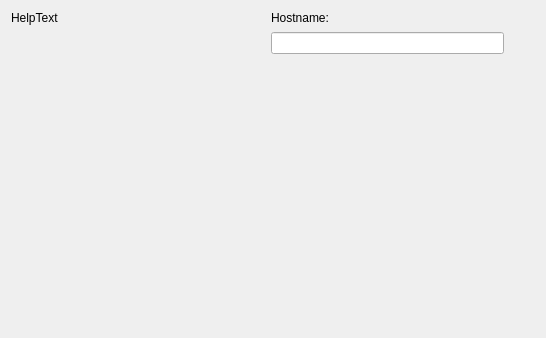
<?xml version="1.0" encoding="UTF-8"?>
<ui version="4.0">
 <class>wpNetwork</class>
 <widget class="QWizardPage" name="wpNetwork">
  <property name="geometry">
   <rect>
    <x>0</x>
    <y>0</y>
    <width>546</width>
    <height>338</height>
   </rect>
  </property>
  <property name="windowTitle">
   <string>WizardPage</string>
  </property>
  <property name="title">
   <string>Network configuration</string>
  </property>
  <property name="subTitle">
   <string>Set your hostname</string>
  </property>
  <layout class="QGridLayout" name="gridLayout">
   <item row="0" column="0" rowspan="2">
    <widget class="QLabel" name="lblHelpText">
     <property name="sizePolicy">
      <sizepolicy hsizetype="MinimumExpanding" vsizetype="Expanding">
       <horstretch>0</horstretch>
       <verstretch>0</verstretch>
      </sizepolicy>
     </property>
     <property name="minimumSize">
      <size>
       <width>150</width>
       <height>0</height>
      </size>
     </property>
     <property name="text">
      <string>HelpText</string>
     </property>
     <property name="textFormat">
      <enum>Qt::RichText</enum>
     </property>
     <property name="alignment">
      <set>Qt::AlignLeading|Qt::AlignLeft|Qt::AlignTop</set>
     </property>
     <property name="wordWrap">
      <bool>true</bool>
     </property>
     <property name="openExternalLinks">
      <bool>true</bool>
     </property>
    </widget>
   </item>
   <item row="0" column="1">
    <layout class="QVBoxLayout" name="verticalLayout_2">
     <item>
      <widget class="QLabel" name="lblHostname">
       <property name="text">
        <string>Hostname:</string>
       </property>
      </widget>
     </item>
     <item>
      <layout class="QHBoxLayout" name="horizontalLayout">
       <item>
        <widget class="QLineEdit" name="hostname"/>
       </item>
       <item>
        <widget class="QLabel" name="hostnameStatus">
         <property name="sizePolicy">
          <sizepolicy hsizetype="Fixed" vsizetype="Fixed">
           <horstretch>0</horstretch>
           <verstretch>0</verstretch>
          </sizepolicy>
         </property>
         <property name="minimumSize">
          <size>
           <width>25</width>
           <height>25</height>
          </size>
         </property>
        </widget>
       </item>
      </layout>
     </item>
    </layout>
   </item>
   <item row="1" column="1">
    <spacer name="verticalSpacer">
     <property name="orientation">
      <enum>Qt::Vertical</enum>
     </property>
     <property name="sizeHint" stdset="0">
      <size>
       <width>264</width>
       <height>197</height>
      </size>
     </property>
    </spacer>
   </item>
  </layout>
 </widget>
 <tabstops>
  <tabstop>hostname</tabstop>
 </tabstops>
 <resources/>
 <connections/>
</ui>
